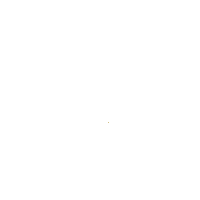
Frame 1 (no input)
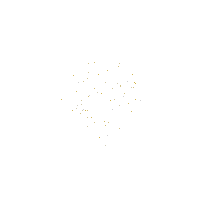
Frame 60 (the mouse pressed at the canvas centre just before this capture)
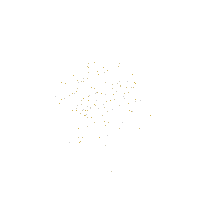
Frame 120 (the mouse held since frame 60 and released just before this capture)

The Processing sketch that drew these frames (run headless with seeded random() and noise(); from frame 60 on, the mouse is pressed at the canvas centre):

// Processing sketch: dGaussX_Y_Col_00
// ── dGaussX_Y_Col_00.pde
//trabajando con la distribución normal
float sDev = 20; //desviacion estandar
float media; //media
void setup() {
  size(200, 200);
  media = width/2;
  background(255);
  colorMode(HSB, 360, 100, 100);
}

void draw() {
  stroke(47,cGauss() ,75);
  point(xGauss(), yGauss());
}


//formula para la distribución normal en X
float xGauss() {
  float Gauss = randomGaussian();



  float x = sDev * Gauss + media;

  return x;
}

//formula Para la distribución normal en Y
float yGauss() {
  float Gauss = randomGaussian();



  float Y = sDev * Gauss + media;

  return Y;
}

//Formula pra la ditribucion gaussiana en el color
float cGauss() {
  float gaussCol = randomGaussian();
  float sd = 40;
  float mediaCol = 50;
  float c = sd * gaussCol + mediaCol;
  return c;
}
